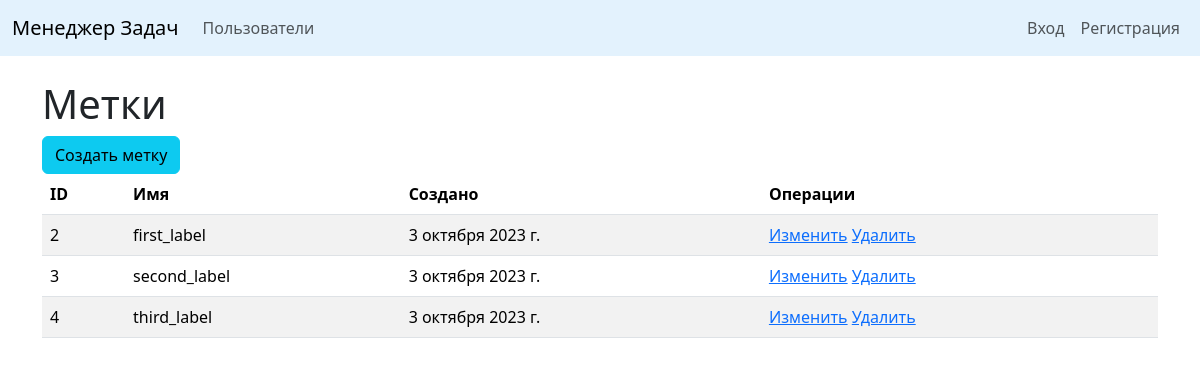
The app's page /labels/, older data.
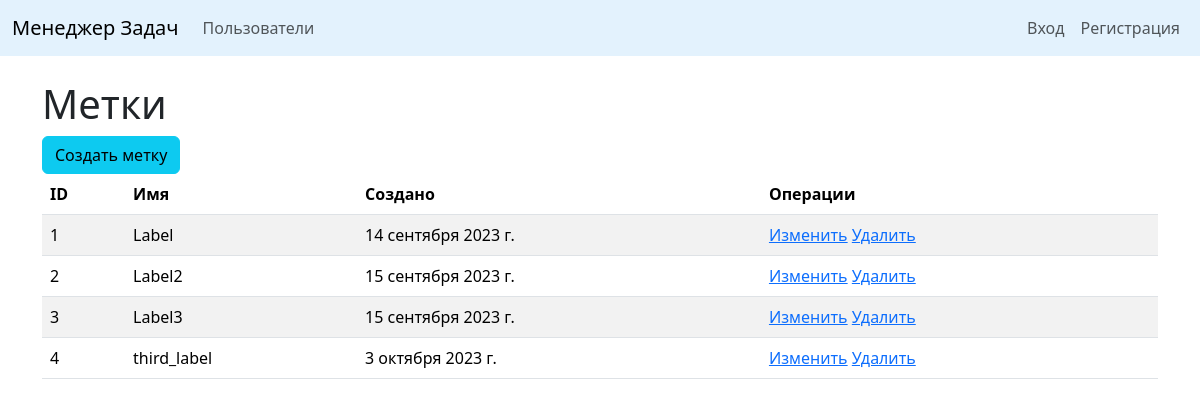
The same page, newer data.
### task_manager/labels/models.py (models this page shows, shortened)
class Label(models.Model):
    name = models.CharField(max_length=255,
                            unique=True,
                            verbose_name=_('Name'))
    created_at = models.DateField(auto_now_add=True, verbose_name=_('Created at'))

### task_manager/labels/views.py (the view)
# urls.py: path('', LabelsListView.as_view(), name='labels_list'),
class LabelsListView(ListView, LoginRequiredMixin):
    model = Label
    template_name = 'labels/labels.html'
    context_object_name = 'labels'

### task_manager/templates/labels/labels.html
{% extends 'for_import/base.html' %}
{% load i18n %}
{% block content %}
<div class="container mt-4">
    <h1>{% translate "Labels" %}</h1>
    <a href="{% url 'create_label' %}"><button class="btn btn-info">{% translate "Add label" %}</button></a>
    {% if labels %}
    <table class="table table-striped">
        <thead>
            <tr>
                <th>ID</th>
                <th>{% translate "Name" %}</th>
                <th>{% translate "Created at" %}</th>
                <th>{% translate "Options" %}</th>
            </tr>
        </thead>
        {% for label in labels %}
        <tr>
            <td>{{ label.id }}</td>
            <td>{{ label.name }}</td>
            <td>{{ label.created_at }}</td>
            <td>
                <a href="{% url 'update_label' label.id %}">{% translate "Edit" %}</a>
                <a href="{% url 'delete_label' label.id %}">{% translate "Delete" %}</a>
            </td>
        </tr>
        {% endfor %}
    </table>
    {% else %}
        <h1>{% translate "No labels" %}</h1>
    {% endif %}
</div>
{% endblock %}

Row changes from the older to the newer data that the page shows:
added Label: id "1", name "Label", created_at "14 сентября 2023 г."
changed Label id 2: name "first_label" → "Label2"; created_at "3 октября 2023 г." → "15 сентября 2023 г."
changed Label id 3: name "second_label" → "Label3"; created_at "3 октября 2023 г." → "15 сентября 2023 г."
